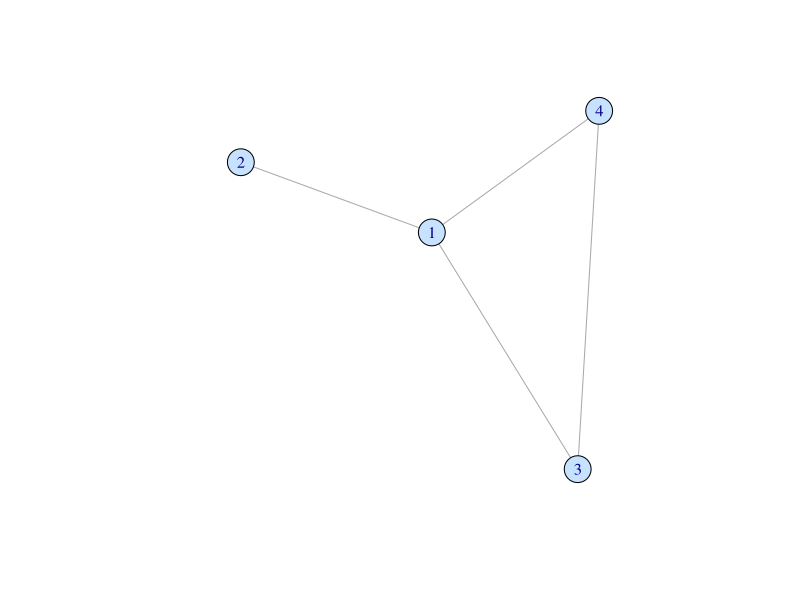
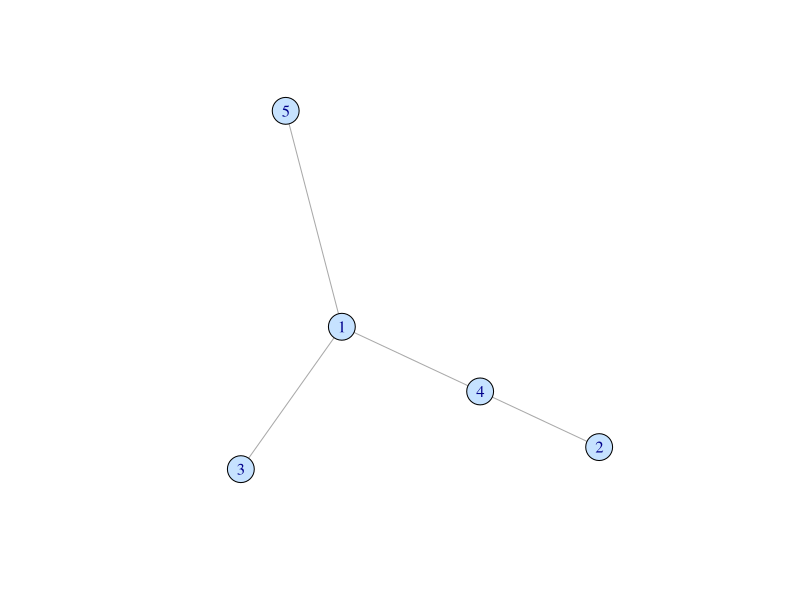
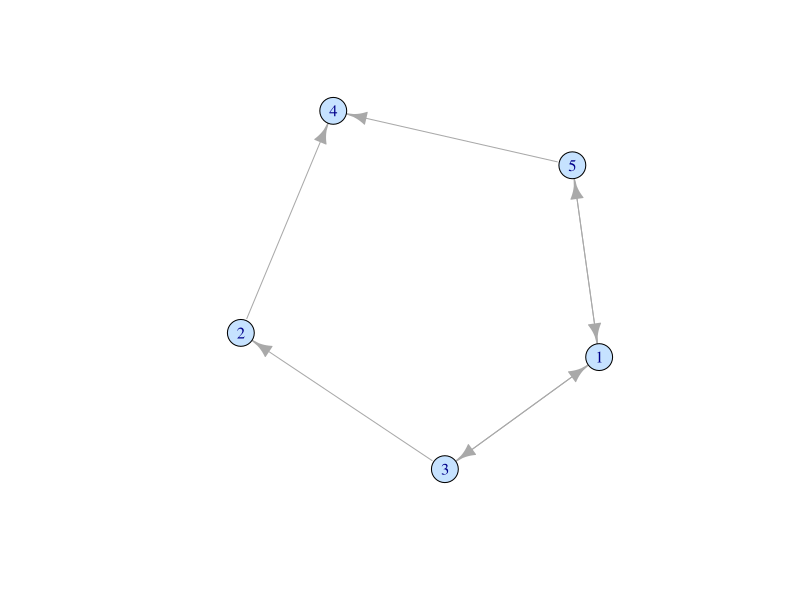
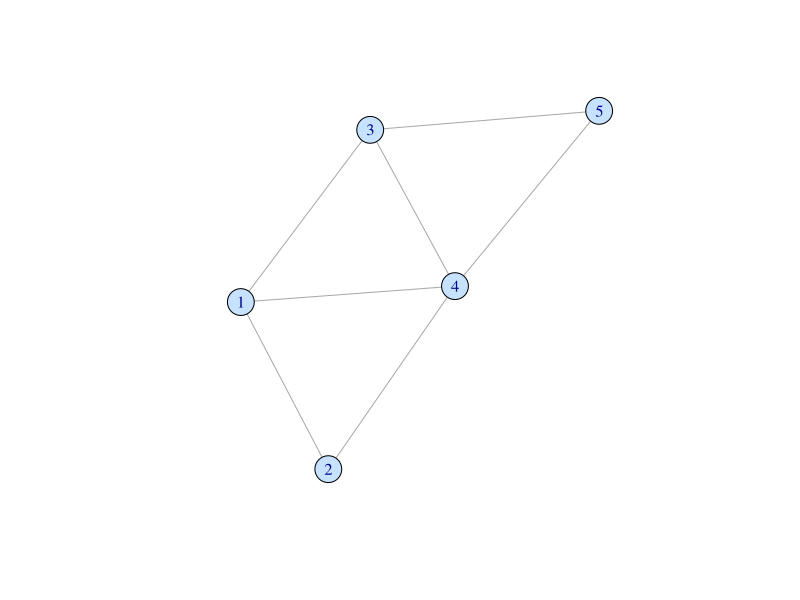
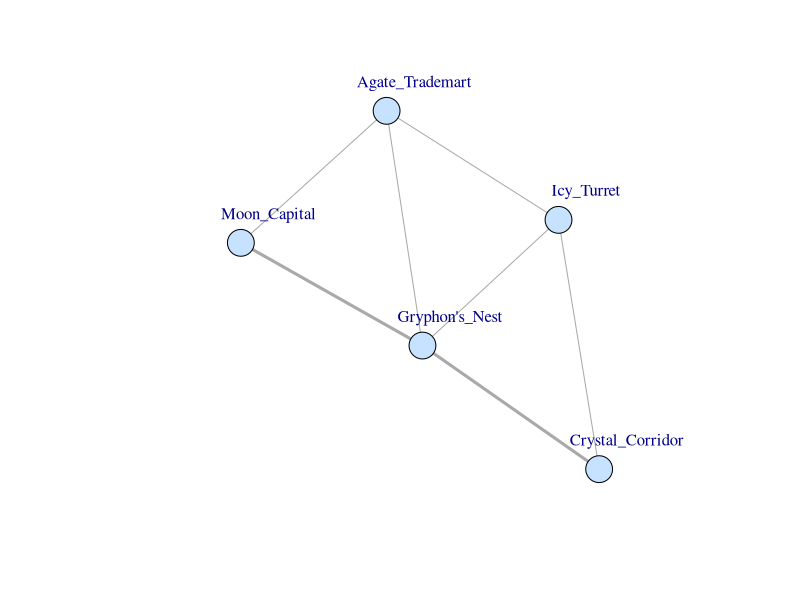
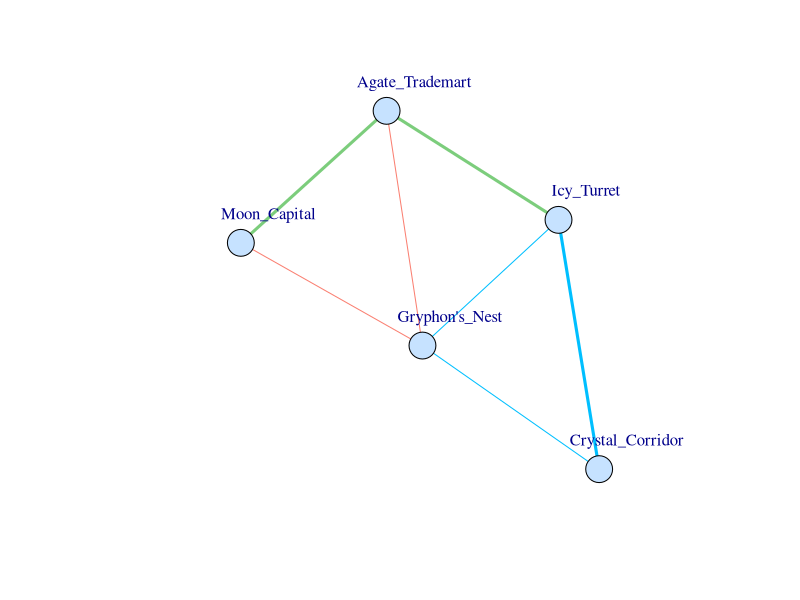
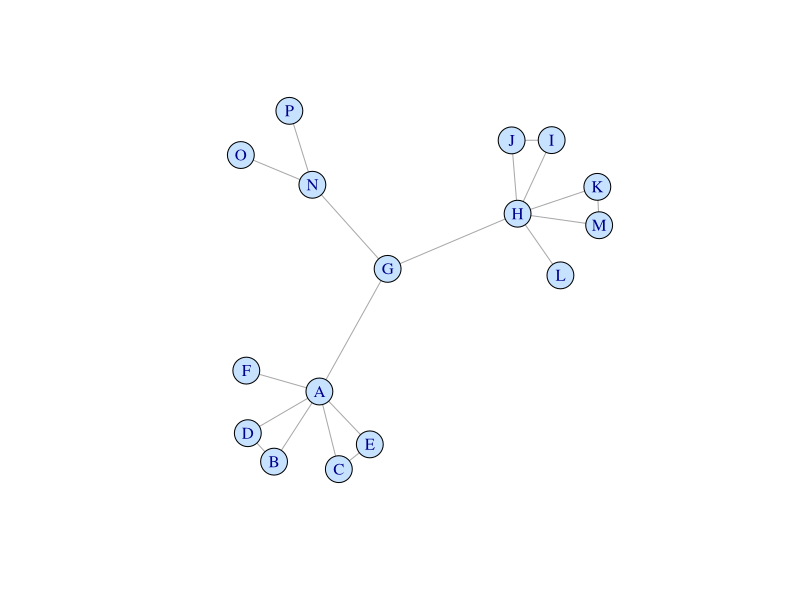

Here is the R script that generated these plots, in order:
## ---- chunk 1
library(igraph)
## ---- chunk 2
set.seed(2)
samp_g <- sample_gnm(n = 4, m = 4)
vertex_attr(samp_g) <- list(color = rep("slategray1", gorder(samp_g)))
plot(samp_g)
## ---- chunk 3
set.seed(1)
samp_g <- sample_gnm(n = 5, m = 4)
vertex_attr(samp_g) <- list(color = rep("slategray1", gorder(samp_g)))
plot(samp_g)
## ---- chunk 4
set.seed(2)
samp_g <- sample_gnm(n = 5, m = 7, directed = TRUE)
vertex_attr(samp_g) <- list(color = rep("slategray1", gorder(samp_g)))
plot(samp_g)
## ---- chunk 5
set.seed(3)
samp_g <- sample_gnm(n = 5, m = 7, directed = FALSE)
vertex_attr(samp_g) <- list(color = rep("slategray1", gorder(samp_g)))
plot(samp_g)
## ---- chunk 6
set.seed(4)
names <- c("Moon_Capital", "Icy_Turret", "Crystal_Corridor", "Gryphon's_Nest", "Agate_Trademart")
samp_g <- sample_gnm(n = 5, m = 7)
vertex_attr(samp_g) <- list(name = names, color = rep("slategray1", gorder(samp_g)))
plot(samp_g,
  vertex.label.cex = 1,
  vertex.label.dist = 3, edge.width = c(1, 3, 1, 3, 1, 1, 1)
)
## ---- chunk 7
shortest_paths(samp_g, from = "Moon_Capital", to = "Crystal_Corridor")$vpath
## ---- chunk 8
set.seed(4)
names <- c("Moon_Capital", "Icy_Turret", "Crystal_Corridor", "Gryphon's_Nest", "Agate_Trademart")
samp_g <- sample_gnm(n = 5, m = 7)
vertex_attr(samp_g) <- list(name = names, color = rep("slategray1", gorder(samp_g)))
edge_attr(samp_g) <- list(
  color = c("deepskyblue", "salmon", "deepskyblue", "deepskyblue", "palegreen3", "palegreen3", "salmon"),
  weights = c(2, 3, 2, 2, 1, 1, 3)
)
plot(samp_g,
  vertex.label.cex = 1,
  vertex.label.dist = 3, edge.width = c(3, 1, 1, 1, 3, 3, 1)
)
## ---- chunk 9
shortest_paths(samp_g,
  from = "Moon_Capital", to = "Crystal_Corridor",
  weights = edge_attr(samp_g, "weights")
)$vpath
## ---- chunk 10
g <- graph_from_data_frame(data.frame(
  "from" = c("A", "A", "A", "A", "A", "B", "C", "A", "G", "H", "H", "H", "H", "H", "M", "I", "G", "N", "N"),
  "to" = c("B", "C", "D", "E", "F", "D", "E", "G", "H", "I", "J", "K", "L", "M", "K", "J", "N", "O", "P")
), directed = F)
vertex_attr(g) <- list(name = vertex_attr(g, "name"), color = rep("slategray1", gorder(g)))
plot(g)
## ---- chunk 11
degree(g)
## ---- chunk 12
closeness(g)
## ---- chunk 13
betweenness(g)
